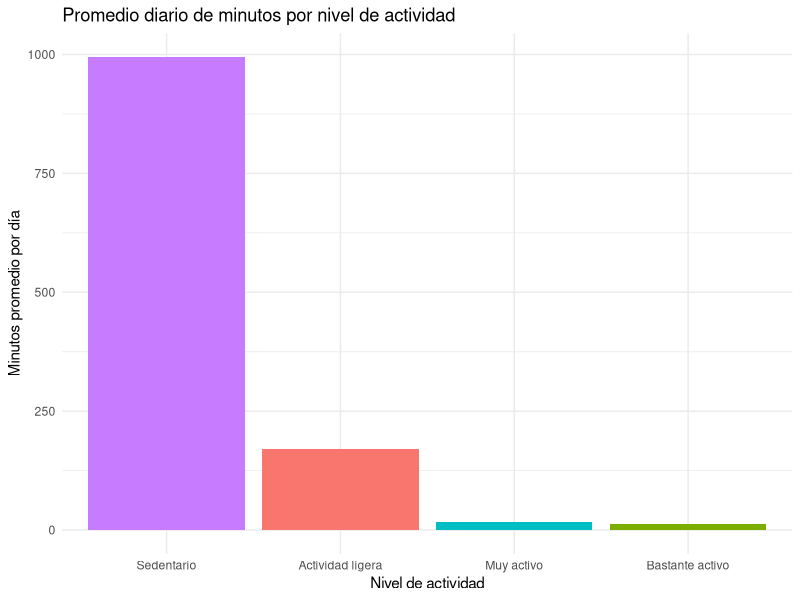
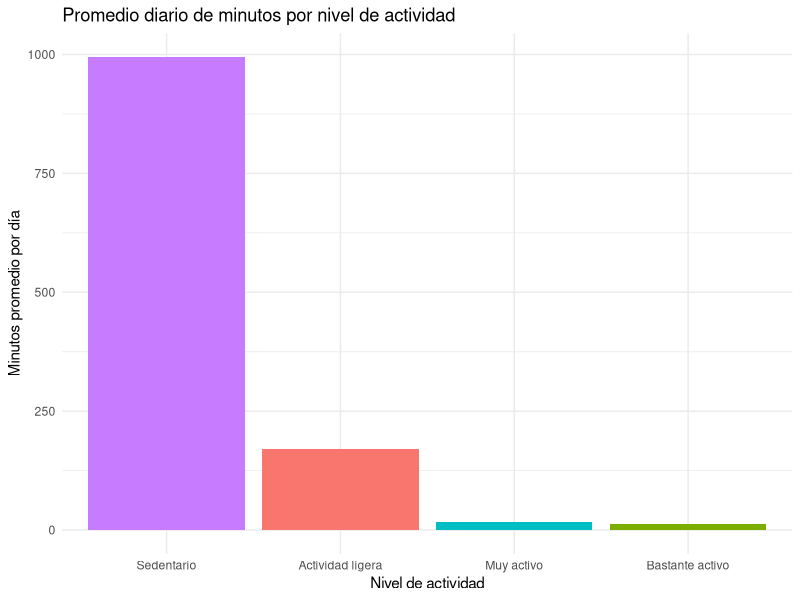

The R source for these figures, in order:
# Project: Bellabeat Case Study
# Analysis: Daily Activity Time Distribution
# Description: Generates visualization for Figure 2
# Dataset: comparacion_actividad.csv
# Tool: R (tidyverse, ggplot2)
# Output: Figure 2

# Libraries
library(tidyverse)
library(ggplot2)

activity_minutes <- read_csv("../data/comparacion_actividad.csv")

activity_minutes_long <- activity_minutes %>%
  pivot_longer(
    cols = everything(),
    names_to = "tipo_actividad",
    values_to = "minutos_promedio"
  )

activity_minutes_long <- activity_minutes_long %>%
  mutate(tipo_actividad_label = case_when(
    tipo_actividad == "minutos_sedentarios_promedio" ~ "Sedentario",
    tipo_actividad == "minutos_actividad_ligera_promedio" ~ "Actividad ligera",
    tipo_actividad == "minutos_bastante_activos_promedio" ~ "Bastante activo",
    tipo_actividad == "minutos_muy_activos_promedio" ~ "Muy activo"
  ))


plot2 <- ggplot(activity_minutes_long,
       aes(x = reorder(tipo_actividad_label, -minutos_promedio),
           y = minutos_promedio,
           fill = tipo_actividad_label)) +
  geom_col() +
  labs(
    title = "Promedio diario de minutos por nivel de actividad",
    x = "Nivel de actividad",
    y = "Minutos promedio por día"
  ) +
  theme_minimal() +
  theme(legend.position = "none")

plot2

ggsave("../images/figure2_daily_activity_time_distribution.png",
       plot = plot2,
       width = 8,
       height = 5)
